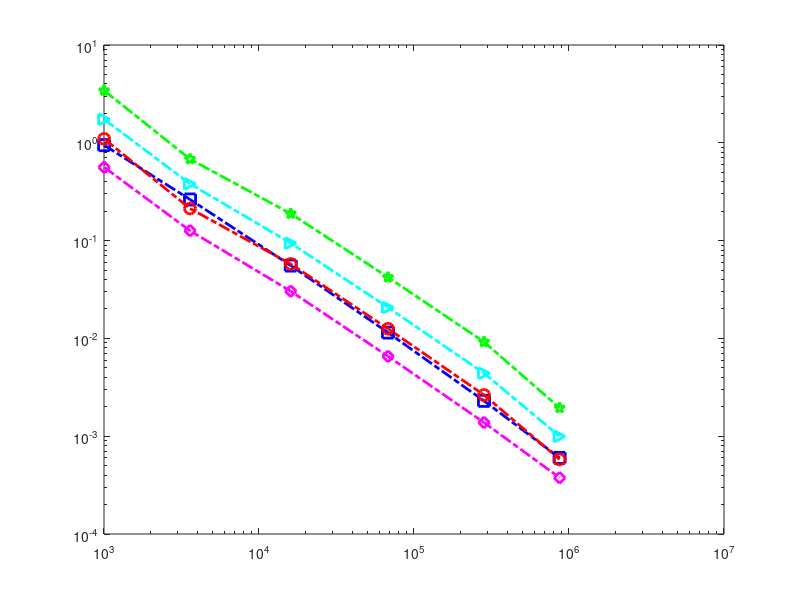

MATLAB code to generate this figure: (Note: this script raises an error after producing the figure.)
function Vem1fig3()
% 在SL型域域山求解前5个特征值
%NNdof=[462	1733	7887	33722	140957	433906	1816514];
NNdof=[1002	3589	16026	67958	282970	869702	3636932];
errorestimate=[0.00017474502732705	5.30606036423727e-05	1.19370463444403e-05	2.79955462577445e-06	6.67810719946677e-07	2.36948494102752e-07	5.52854650764236e-08];

eigv1=[34.4311286191117	33.7488640638226	33.5410364257742	33.4969601188562	33.4877864599987	33.4860890098625	33.4854886304384];
ref1=eigv1(end);

eigv2=[49.9109432877075	49.4743820864767	49.378500844312	49.3547125706669	49.3495235416497	49.3485205133464	49.3481442837588];
ref2=eigv2(end);

eigv3=[67.6794044436472	66.794198917172	66.6390401907047	66.5939100846878	66.583991043978	66.5819304224197	66.5813512482329];
ref3=eigv3(end);

eigv4=[80.6951717315469	79.3374479721106	79.0512772174647	78.9778945231684	78.9615873934615	78.9581780104158	78.9571816814588];
ref4=eigv4(end);

eigv5=[115.332585018903	112.591778729354	112.099239144525	111.952910585423	111.919933943172	111.912676173525	111.910728402761];
ref5=eigv5(end);

%运用loglog作图
%% 作误差曲线
loglog(NNdof,abs(eigv1-ref1),'bs-.','MarkerSize',8,'LineWidth',2);
hold on 
loglog(NNdof,abs(eigv2-ref2),'md-.','MarkerSize',8,'LineWidth',2);
loglog(NNdof,abs(eigv3-ref3),'ro-.','MarkerSize',8,'LineWidth',2);
loglog(NNdof,abs(eigv4-ref4),'c>-.','MarkerSize',8,'LineWidth',2);
loglog(NNdof,abs(eigv5-ref5),'gp-.','MarkerSize',8,'LineWidth',2);
%% 作误差指示子曲线
loglog(NNdof(1:end-1),errorestimate(1:end-1),'kX-','MarkerSize',8,'LineWidth',2);
%求回归系数
au=regress(log10(abs(eigv1(1:end-1)-ref1))',[ones(length(eigv1)-1,1) log10(NNdof(1:end-1))'])
%a=au(1),b=au(2),10
x=linspace(8000,200000);y=10.^(au(1)-2)*x.^(-1);hold on; loglog(x,y,'k-','LineWidth',1)
%添加主题和坐标标题
xlabel('$\#\mathcal{T}_\ell$','Interpreter','latex','fontsize',11);ylabel('Error','fontsize',12);
%添加图例
fg=legend('$|\lambda_{1}-\lambda_{1,\ell}|$','$|\lambda_{2}-\lambda_{2,\ell}|$', ...
    '$|\lambda_{3}-\lambda_{3,\ell}|$','$|\lambda_{4}-\lambda_{4,\ell}|$', ...
    '$|\lambda_{5}-\lambda_{5,\ell}|$','$\eta_\ell^2$','location','best');
fg.Interpreter="latex";
tx=text(30000,10^-3.9,'slope$=-1$','fontsize',12);
tx.Interpreter="latex";
axis tight;
hold off
end